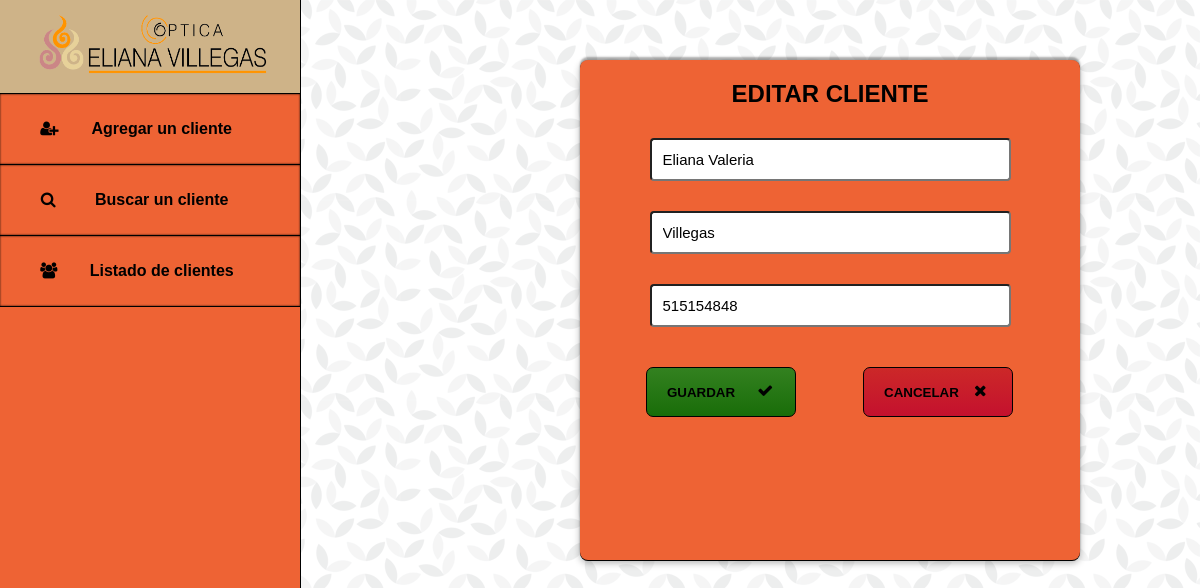
The app's page /editar-cliente.php?id=2 with its own data.
### tables this page shows
CREATE TABLE `clientes` (
  `id_cliente` int(11) NOT NULL,
  `nombre` varchar(50) NOT NULL,
  `apellido` varchar(50) NOT NULL,
  `telefono` varchar(20) DEFAULT NULL,
  `borrado` int(11) NOT NULL DEFAULT 0
);

### controladores/helpers.php (called while the page is built, shortened)
<?php
function encontrarCliente($db, $id){
    $query = $db->prepare("SELECT * FROM clientes WHERE id_cliente = $id");
    $query->execute();
    $cliente = $query->fetchAll(PDO::FETCH_ASSOC);
    return $cliente;
}
?>

### editar-cliente.php (the view, shortened to what this page needs)
<?php
require_once 'conexion.php';
require_once 'controladores/helpers.php';
$erroresEnRegistro = [];
if(isset($_GET['id'])){
    $id = $_GET['id'];
    $cliente = encontrarCliente($db, $id);
}
?>
<!DOCTYPE html>
<html lang="es">
<head>
    <link rel="stylesheet" type="text/css" href="css/styles.css">
    <link rel="stylesheet" type="text/css" href="css/styles2.css">
    <link rel="stylesheet" href="css/fontello.css">
</head>
<body>
    <?php require_once('menu.php'); ?>
    <section id="section">
        <div id="form">
            <form action="editar-cliente.php" method="POST">
                <h2>EDITAR CLIENTE</h2>
                <input name="nombre" type="text" placeholder="Nombre"
                <?php if(empty($_POST)): ?>
                    value="<?= $cliente[0]['nombre'] ?>">
                <?php else: ?>
                    value="<?= persistirDato("nombre", $erroresEnRegistro) ?>">
                <?php endif;  ?>
                <input name="apellido" type="text" placeholder="Apellido"
                <?php if(empty($_POST)): ?>
                    value="<?= $cliente[0]['apellido'] ?>">
                <?php else: ?>
                    value="<?= persistirDato("apellido", $erroresEnRegistro) ?>">
                <?php endif;  ?>
                <input name="telefono" type="text" placeholder="Telefono"
                <?php if(empty($_POST)): ?>
                    value="<?= $cliente[0]['telefono'] ?>">
                <?php else: ?>
                    value="<?= persistirDato("telefono", $erroresEnRegistro) ?>">
                <?php endif;  ?>
                <i class="icon-cancel cancel"></i><a href="javascript:history.back()"><input type="button" value="CANCELAR" class="red"></a>
                <i class="icon-ok ok"></i><input type="submit" class="green" value="GUARDAR">
            </form>
        </div>
    </section>
</body>
</html>

### css/styles.css (style rules this page uses)
* { margin: 0px; padding: 0px; }
body { background: url("../img/geometric-leaves.png"); }
#section #form { width: 500px; height: 500px; background: #ee6334; float: left; margin-top: 60px; margin-left: 580px; border-radius: 8px; -webkit-box-shadow: 0px 0px 1px rgba(0, 0, 0, 0.3), 0px 3px 7px rgba(0, 0, 0, 0.3), 0px 1px, 0px -3px 2px rgba(0, 0, 0, 0.3); box-shadow: 0px 0px 1px rgba(0, 0, 0, 0.3), 0px 3px 7px rgba(0, 0, 0, 0.3), 0px 1px, 0px -3px 2px rgba(0, 0, 0, 0.3); }
#section #form h2 { text-align: center; margin-top: 20px; font-family: Arial, Helvetica, sans-serif; }
#section #form input[type="text"] { display: block; width: 67%; margin: 0px auto; font-size: 15px; padding: 11px; border-radius: 4px; margin-top: 30px; }
#section #form .red { background: -webkit-gradient(linear, left top, left bottom, from(#cc2828), to(#c4112e)); background: linear-gradient(to bottom, #cc2828 0%, #c4112e 100%); }
#section #form .green { background: -webkit-gradient(linear, left top, left bottom, from(#338120), to(#196d09)); background: linear-gradient(to bottom, #338120 0%, #196d09 100%); }
#section #form i { display: block; position: absolute; }
#section #form .ok { margin-top: 55px; margin-left: 174px; }
#section #form .cancel { margin-left: 389px; margin-top: 55px; }
#section #form input[type="submit"], #section #form input[type="button"] { display: block; float: right; margin-top: 40px; margin-right: 67px; text-align: start; padding-left: 20px; width: 150px; height: 50px; border-radius: 7px; font-family: Arial, Helvetica, sans-serif; font-weight: bold; border: 1px solid black; cursor: pointer; }

### records on screen
clientes: nombre "Eliana Valeria", apellido "Villegas", telefono "515154848"
